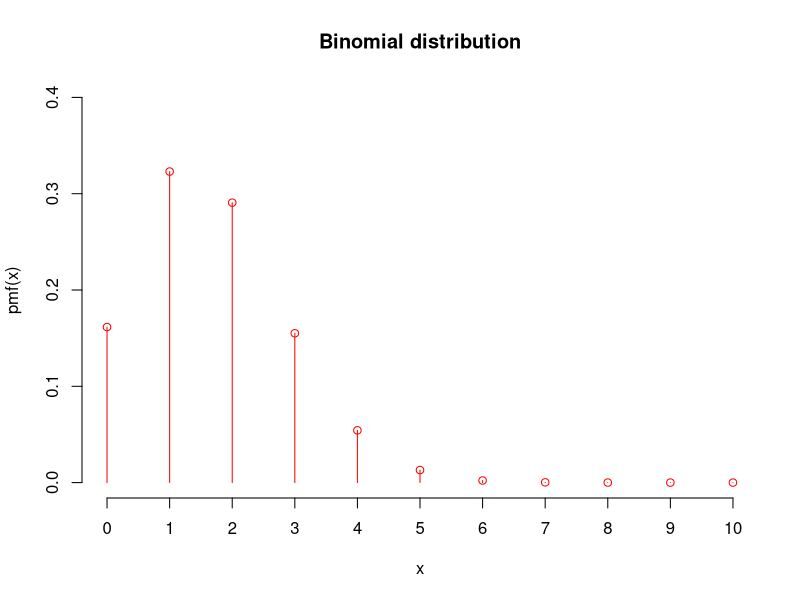
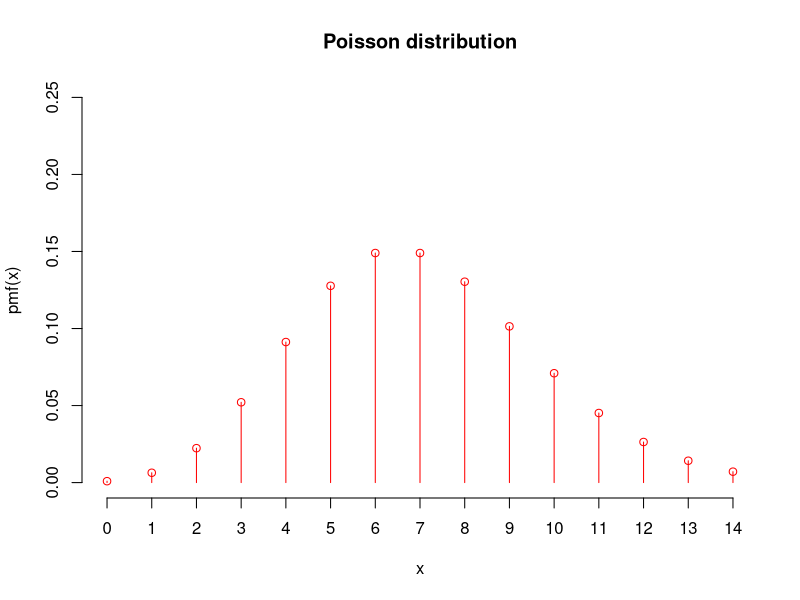
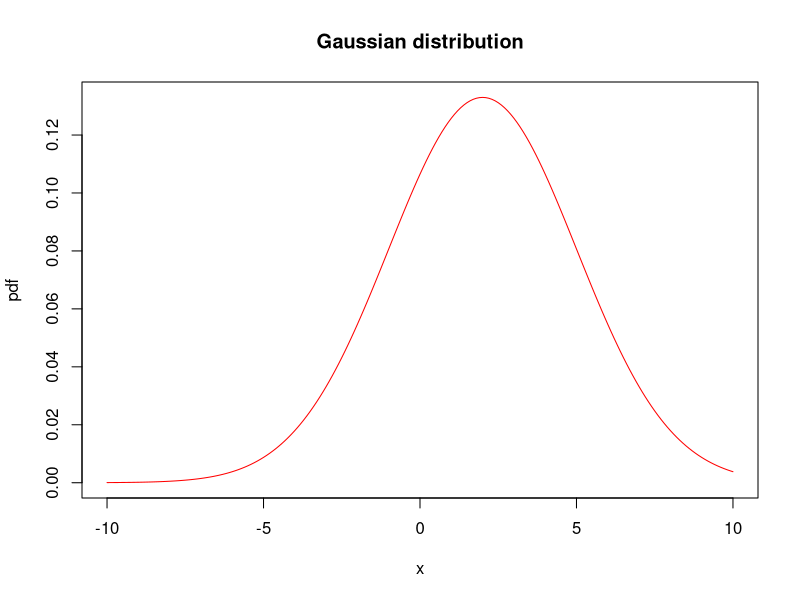
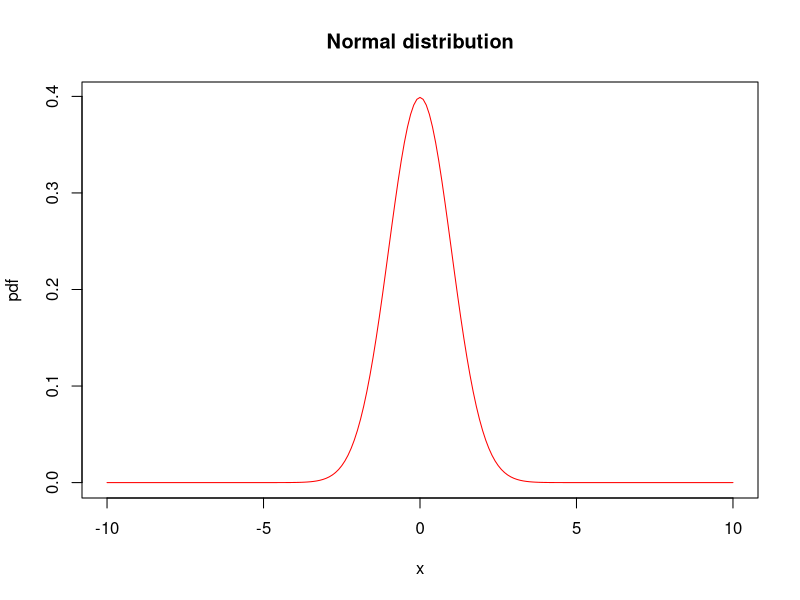

R code for these plots, in order:
# LMS Introduction to statistics & hypothesis testing
# Jesús Urtasun Elizari - LMS Bioinformatics
# November 2023

library("statip")

# Chapter 1. Random variables & probability distributions

# i) Binomial distribution ....................................................

# Number of sixes rolling ten dice
n <- 10
p <- 1/6
x <- 0:n
pmf <- dbinom(x,n,p)

# Plot probability mass function
plot(x, pmf, main = "Binomial distribution", 
     ylim = c(0, 0.4), xlab = "x", ylab = "pmf(x)",
     type = "h", col = "red", axes = FALSE)
points(x, pmf, col = "red")
axis(side = 1, at = 0:10)
axis(side = 2)

# Probability of tossing 5 heads in 10 coins
dbinom(5, 10, 1/2)

# Probability of rolling three sixes in 6 dice
dbinom(3, 10, 1/6)

# Probability of passing an (a, b, c) test of 10 questions answering randomly
dbinom(5, 10, 1/3)

# ii) Poisson distribution ....................................................

# Poisson distribution with average 7
lambda = 7
x = 0:14
pmf <- dpois(x, lambda)

# Plot probability mass function
plot(x, pmf, main = "Poisson distribution",
     ylim = c(0, 0.25), xlab = "x", ylab = "pmf(x)",
     type = "h", col = "red", axes = FALSE)
points(x, pmf, col = "red")
axis(side = 1, at = x)
axis(side = 2)

# Probability of observing 3 cancer patients if average is 5
dpois(3, 5)

# Probability of observing 5 cancer patients in same hospital
dpois(5, 5)

# Probability of observing 5 or less cancer patients in same hospital
dpois(0, 5) + dpois(1, 5)  + dpois(2, 5) + dpois(3, 5) + dpois(4, 5)  + dpois(5, 5)
ppois(5, 5)

# Probability of observing 5 or less cancer patients in same hospital
1 - ppois(5, 5)

# i) Gaussian distribution ....................................................

# Set mean and standard deviation
mu <- 2
sigma <- 3

# Plot probability density function
x <- seq(-10, 10, 0.1)
pdf <- dnorm(x, mu, sigma)
plot(x, pdf, main = "Gaussian distribution", xlab = "x", type = "l", col = "red")

# Set mean and standard deviation
mu <- 0
sigma <- 1

# Plot probability density function
x <- seq(-10, 10, 0.1)
pdf <- dnorm(x, mu, sigma)
plot(x, pdf, main = "Normal distribution", xlab = "x", type = "l", col = "red")

# Probability of measuring between 2 and 3
pnorm(3, mu, sigma) - pnorm(2, mu, sigma)

# Probability of measuring between 1 and 2
pnorm(2, mu, sigma) - pnorm(1, mu, sigma)

# Probability of measuring between 0 and 1
pnorm(1, mu, sigma) - pnorm(0, mu, sigma)

# ii) Confidence intervals ....................................................

# Probability of measuring between -std and std - 68% confidence interval
pnorm(sigma, mu, sigma) - pnorm(-sigma, mu, sigma)

# Probability of measuring between -2 std and 2 std - 95% confidence interval
pnorm(2 * sigma, mu, sigma) - pnorm(-2 * sigma, mu, sigma)

# Probability of measuring between -3 std and 3 std - 99% confidence interval
pnorm(3 * sigma, mu, sigma) - pnorm(-3 * sigma, mu, sigma)
